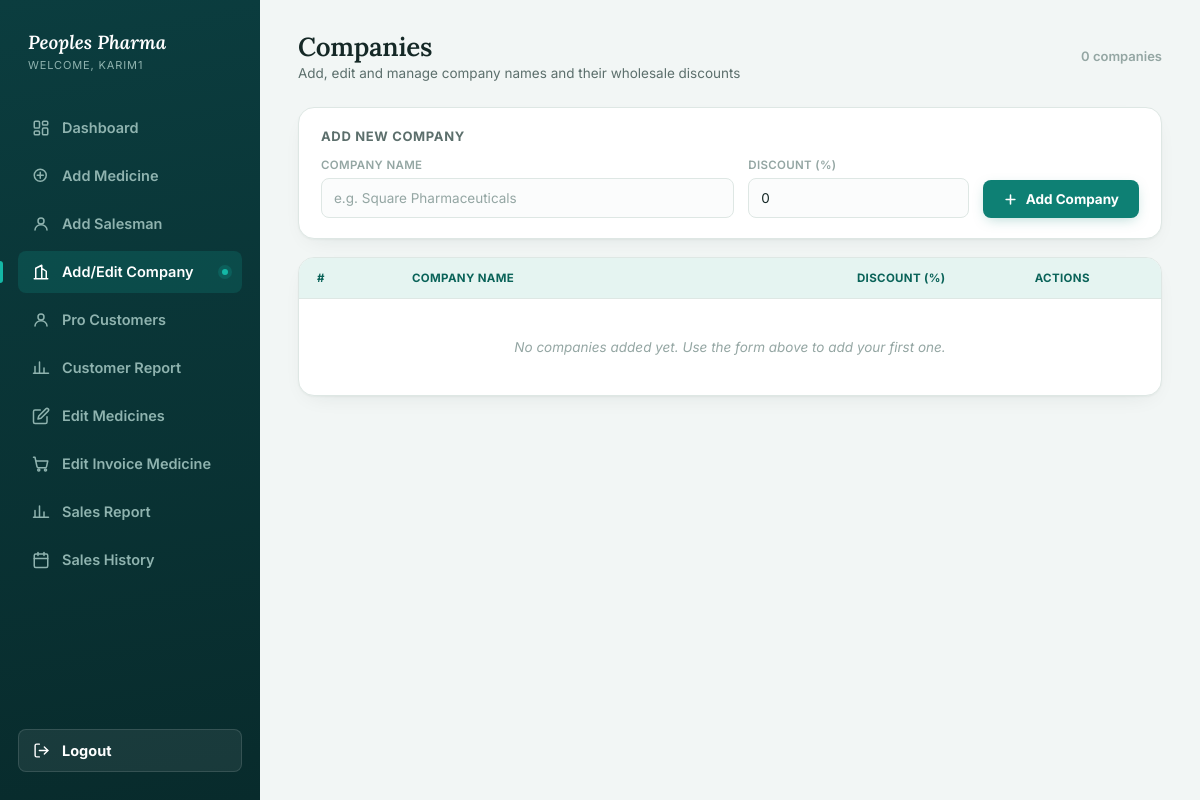
/add-edit-company/ (signed in), run on an earlier commit of the app's database.
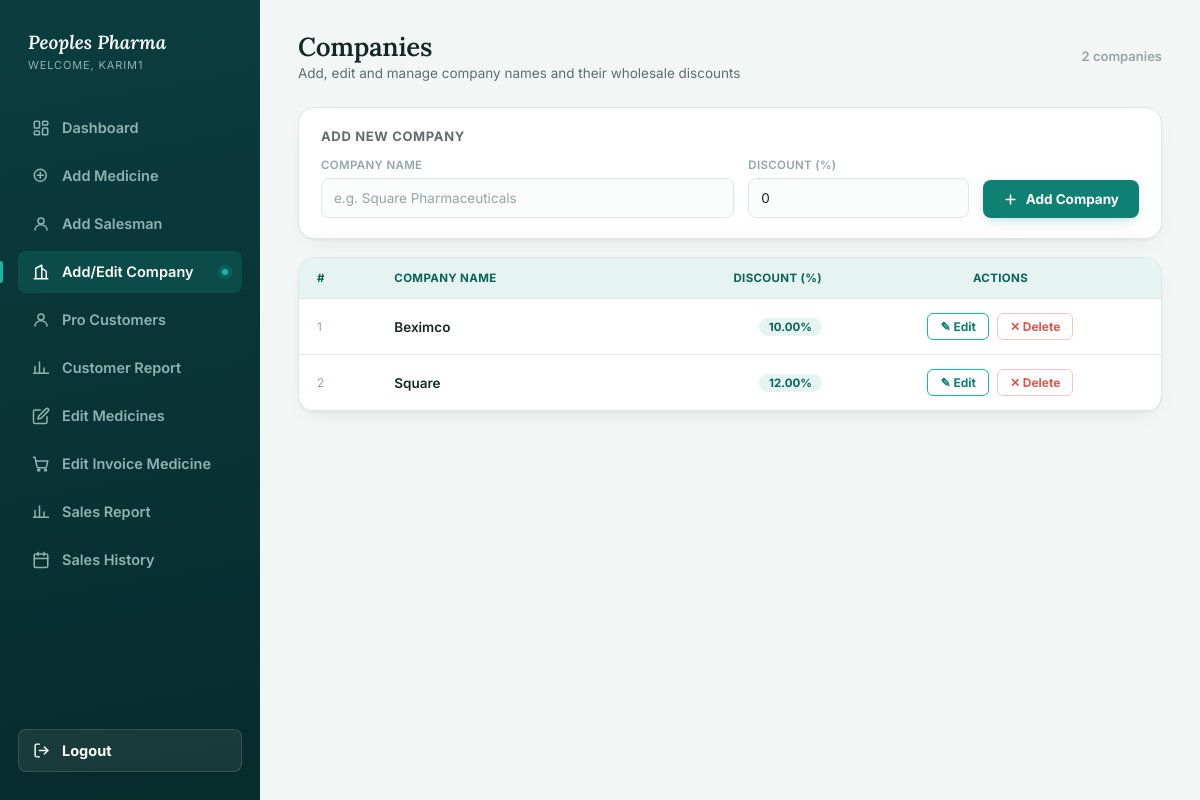
And on a later commit of the database.
### pharmacy/models.py (models this page shows, shortened)
class Company(models.Model):
    company =  models.CharField(max_length=150,blank=True)
    discount_price = models.DecimalField(max_digits=10,decimal_places=2,default=0.00)

### pharmacy/views.py (the view, shortened to what this page needs)
# urls.py: path('add-edit-company/', views.add_edit_company, name='add_edit_company'),
@login_required
def add_edit_company(request):
    error =None
    success = None
    companies = Company.objects.all().order_by('company')
    return render(request, 'pharmacy/add-company.html', {
        'companies': companies,
        'error':     error,
        'success':   success,
    })

### pharmacy/templates/pharmacy/add-company.html (shortened to what the changed rows need)
{% load static %}
<!DOCTYPE html>
<html lang="en">
<head>
  <link rel="stylesheet" href="{% static 'Style/add_medicine.css' %}">
</head>
<body>
<div class="app">
  <aside class="sidebar">
    <div class="brand">
      <div class="brand__text">
        <h1>Peoples Pharma</h1>
      </div>
    </div>
  </aside>
  <main class="main">
    <div class="topbar">
      <div>
        <h2>Companies</h2>
        <p>Add, edit and manage company names and their wholesale discounts</p>
      </div>
      <span style="font-size:13px; color:var(--ink-faint); font-weight:600;">
        {{ companies|length }} compan{{ companies|length|pluralize:"y,ies" }}
      </span>
    </div>
    <section class="table-card">
      <table>
        <thead>
          <tr>
            <th>#</th>
            <th>Company Name</th>
            <th class="num">Discount (%)</th>
            <th style="text-align:center;">Actions</th>
          </tr>
        </thead>
        <tbody>
          {% for c in companies %}
          <tr class="display-row" id="display-{{ c.pk }}">
            <td style="color:var(--ink-faint); font-size:12px;">
              {{ forloop.counter }}
            </td>
            <td style="font-weight:600;">{{ c.company }}</td>
            <td class="num">
              {% if c.discount_price > 0 %}
                <span class="discount-badge"
                  style="background:var(--accent-soft); color:var(--accent-dark);">
                  {{ c.discount_price }}%
                </span>
              {% else %}
                <span style="color:var(--ink-faint);">—</span>
              {% endif %}
            </td>
            <td>
              <div class="action-group" style="justify-content:center;">
                <button class="btn-edit" type="button"
                  onclick="openEdit({{ c.pk }})">
                  ✎ Edit
                </button>
                <form method="post"
                  action="{% url 'pharmacy:delete_company' c.pk %}"
                  style="margin:0;"
                  onsubmit="return confirm('Delete {{ c.company }}? This cannot be undone.')">
                  <button type="submit" class="btn-del">
                    ✕ Delete
                  </button>
                </form>
              </div>
            </td>
          </tr>
          {% empty %}
          <tr>
            <td colspan="4"
              style="text-align:center; color:var(--ink-faint);
                     padding:40px; font-style:italic;">
              No companies added yet. Use the form above to add your first one.
            </td>
          </tr>
          {% endfor %}
        </tbody>
      </table>
    </section>
  </main>
</div>
</body>
</html>

What changed in the data, as far as the page shows it:
added Company: company "Beximco", discount_price "10.00"
added Company: company "Square", discount_price "12.00"
Also different on the page:
{{ companies|length }}: "0" → "2"
text no longer shown: "No companies added yet. Use the form above to add your first one."
